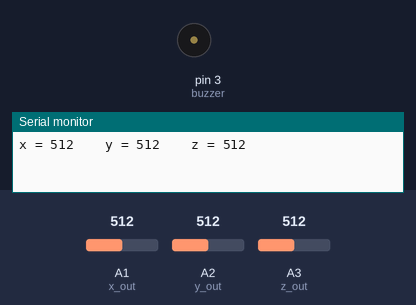
Recording of a sketch running on a simulated Arduino Uno, built with avr-gcc and run on an emulated ATmega328P. Parts: buzzer (waves = sounding, pin HIGH), the last lines printed to the serial monitor. Inputs (shaded band) come from the test bench; at power-on: A1 (x_out) = 512, A2 (y_out) = 512, A3 (z_out) = 512.

Above: at 0.1 s.
At 0.7 s:
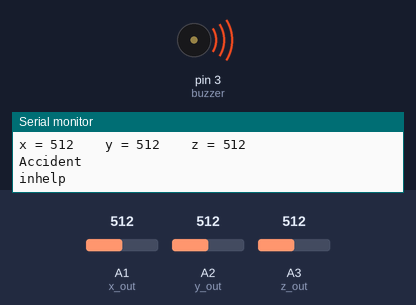
Timing chart, 0 to 2.2 s (numbered marks = the images above):
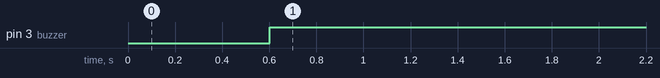

The sketch:

Accident_detection_system.ino
```cpp
int x_out = A1; /* connect x_out of module to A1 of UNO board */
int y_out = A2; /* connect y_out of module to A2 of UNO board */
int z_out = A3; /* connect z_out of module to A3 of UNO board */
int buzzer=3;
int Reset_button=4;
void help();
void setup() {
  Serial.begin(9600);
  pinMode(buzzer,OUTPUT);
  pinMode(Reset_button,INPUT);

}

void loop() {
  int x_adc_value, y_adc_value, z_adc_value;
  double x_g_value, y_g_value, z_g_value;
  double roll, pitch, yaw;
  x_adc_value = analogRead(x_out); /* Digital value of voltage on x_out pin */
  y_adc_value = analogRead(y_out); /* Digital value of voltage on y_out pin */
  z_adc_value = analogRead(z_out); /* Digital value of voltage on z_out pin */
  Serial.print("x = ");
  Serial.print(x_adc_value);
  Serial.print("\t\t");
  Serial.print("y = ");
  Serial.print(y_adc_value);
  Serial.print("\t\t");
  Serial.print("z = ");
  Serial.print(z_adc_value);
  Serial.println("\t\t");
  delay(500);


   x_adc_value = analogRead(x_out); /* Digital value of voltage on x_out pin */
  y_adc_value = analogRead(y_out); /* Digital value of voltage on y_out pin */
  z_adc_value = analogRead(z_out); /* Digital value of voltage on z_out pin */
  if(Reset_button ==HIGH)
    {
      Serial.println("System resetting........");
      digitalWrite(buzzer,LOW);
    }
  if(y_adc_value <330 || y_adc_value>350 || z_adc_value<420 && Reset_button != HIGH)
  {

    delay(100);
     //while(Reset_button != HIGH)
      Serial.println("Accident");
      digitalWrite(buzzer,HIGH);
      help();
    }
    else
  {
    Serial.println("Safe");
    digitalWrite(buzzer,LOW);
  }
    //}
   // digitalWrite(buzzer,HIGH);
   // delay(5000);
    if(Reset_button == HIGH)

    {
      Serial.println("System resetting........");
      digitalWrite(buzzer,LOW);

    }


  }
 void help()
  {
    Serial.print("inhelp");

    delay(20000);
    if(Reset_button ==HIGH)
    {
      Serial.println("System resetting........");
      digitalWrite(buzzer,LOW);
    }
    else
    {help();}

   // {


   // }
  }
```

Measured:
- by itself, pin 3 (buzzer): LOW → HIGH at 0.60 s
